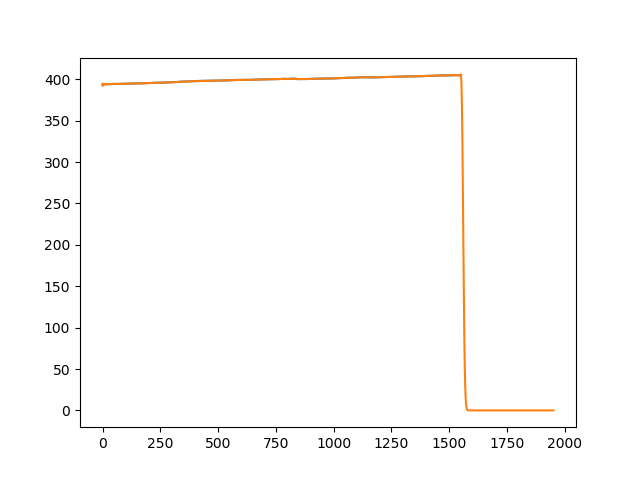

Reproduce this figure in Python.
import csv
from datetime import datetime
from datetime import timedelta
import numpy as np
import argparse
import time

lookback = 1

#This will retrieve the data. Skips the
#   header and assumes its in chronological order (New to old)
#Returns list of vals in chronological order (old to New)
#Expects daily readings...
def ReadData(path):
    dates = []
    data = []
    with open(path, 'rt', ) as csvfile:
        reader = csv.reader(csvfile)
        for row in reader:
            try:
                #We know its in order, so just need actual num...
                data.append(float(row[1]))
                dates.append(datetime.strptime(row[0], '%Y-%m-%d'))
            except ValueError:
                continue
    #Again, data assumed to be in order from newest to oldest.
    data.reverse()
    dates.reverse()
    return data, dates

'''

Maybe construct input as
[401, 0, ..., 0],
[401, 402, 0, ..., 0],
...,
[401, 402, ..., 500]

Then split as test input and train input.
Need to design Y to match.
'''

#-------------------------------------------------------------------
#ARG PARSING!
#-------------------------------------------------------------------

parser = argparse.ArgumentParser(description='Run a linear regression to predict the future of a sequence.')
#This expects it with two columns, the date then the data.
parser.add_argument('path', type=str, help='Path to the input file.')
#Use same time units as the data. Got daily readings? Look ahead in days.
parser.add_argument('timeCount', type=int, help='Number of time units to look ahead.')
parser.add_argument('-g', '--graph', action='store_true', help='Display a graph.')
parser.add_argument('-s', '--save', action='store_true', help='Toggle saving an output file with predicted values.')
parser.add_argument('-o', '--output', type=str, default=None, help='Saves output file with name provided. Make sure to also use -s!')
args = parser.parse_args()

    
#-------------------------------------------------------------------
#DATA FORMATTING!
#-------------------------------------------------------------------    


waterLevels, dates = ReadData(args.path)
times = np.array(range(0, len(waterLevels) + args.timeCount))

trainX, predictX = times[0:len(waterLevels)], times[len(waterLevels):]
trainY = waterLevels

trainX = np.reshape(np.array(trainX), (-1, 1))
predictX = np.reshape(np.array(predictX), (-1, 1))


#-------------------------------------------------------------------
#BUILD AND FIT MODEL!
#-------------------------------------------------------------------
from sklearn.kernel_ridge import KernelRidge
from sklearn.model_selection import GridSearchCV
import matplotlib.pyplot as plt


KRR_RBF = GridSearchCV(KernelRidge(kernel='rbf', gamma=0.1), cv=5,
                       param_grid={"alpha": [1e0, 0.1, 1e-2, 1e-3],
                                   "gamma": np.logspace(-2, 2, 5)})


KRR_RBF.fit(trainX, trainY)


#-------------------------------------------------------------------
#PREDICT!   ERROR SCORE!
#-------------------------------------------------------------------
from sklearn.metrics import mean_squared_error, r2_score, mean_absolute_error
import math


trainPredict = KRR_RBF.predict(trainX)
outPredict = KRR_RBF.predict(predictX)

error = mean_squared_error(waterLevels, trainPredict)
print("\nMean Squared Error: " + str(error))

print("Root Mean Squared Error: " + str(math.sqrt(error)))

error = r2_score(waterLevels, trainPredict)
print("R Squared Error: " + str(error))

error = mean_absolute_error(waterLevels, trainPredict)
print("Mean Absolute Error: " + str(error))


#-------------------------------------------------------------------
#SAVING OPTION
#-------------------------------------------------------------------


if(args.save):
    #Get the name for the output file
    outName = ""
    if(args.output == None):
        pathParts = args.path.split('\\')
        inName = pathParts[len(pathParts)-1]
        outName = inName.split('.')[0]
        outName = outName + '_KRRpreditions.csv'
    else:
        outName = args.output

    #Prepare the data to be written
    outData = np.concatenate([waterLevels, outPredict])

    #Prepare the dates to be written
    outDates = []
    firstDate = dates[0]
    dateIncrement = dates[1]-dates[0]
    for i in range(0, len(times)):
        outDates.append(firstDate + dateIncrement*(i))
    
    #Flip data to comply with original format.
    outData = np.flip(outData, 0)
    outDates = np.flip(outDates, 0)
        
    #Write the data.
    with open(outName, 'w', newline='') as CSV:
        writer = csv.writer(CSV, delimiter=',')
        writer.writerow(['datetime', 'water_level(ft below land surface)'])
        for i in range(0, len(outDates)):
            writer.writerow([outDates[i].strftime('%Y-%m-%d'), "{0:.2f}".format(outData[i])])#[0])])
    

#-------------------------------------------------------------------
#GRAPHING OPTION
#-------------------------------------------------------------------


if(args.graph):
    import matplotlib.pyplot as plt

    outPlot = np.concatenate([trainPredict, outPredict])

    plt.plot(waterLevels)
    plt.plot(outPlot)
    plt.show()
